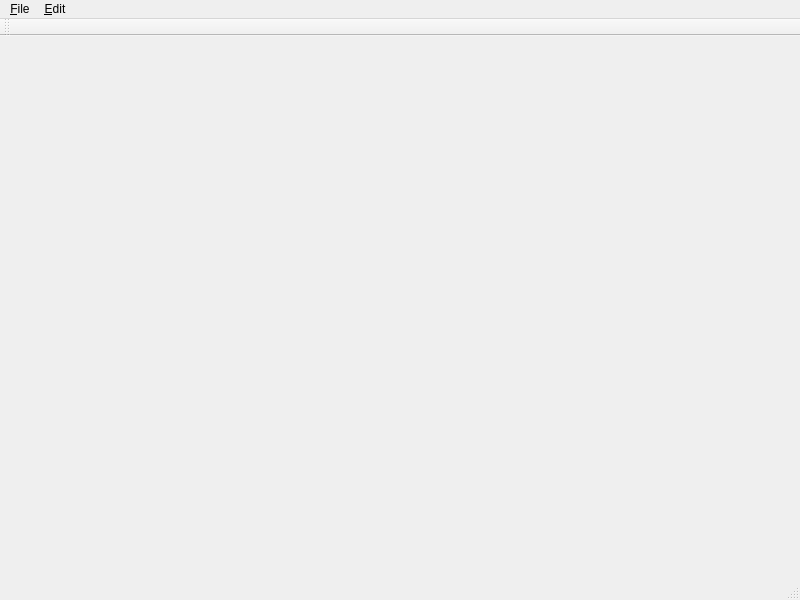
<?xml version="1.0" encoding="UTF-8"?>
<ui version="4.0">
 <class>MainWindow</class>
 <widget class="QMainWindow" name="MainWindow">
  <property name="geometry">
   <rect>
    <x>0</x>
    <y>0</y>
    <width>800</width>
    <height>600</height>
   </rect>
  </property>
  <property name="windowTitle">
   <string>MainWindow</string>
  </property>
  <widget class="QWidget" name="centralwidget"/>
  <widget class="QMenuBar" name="menubar">
   <property name="geometry">
    <rect>
     <x>0</x>
     <y>0</y>
     <width>800</width>
     <height>20</height>
    </rect>
   </property>
   <widget class="QMenu" name="mpFileMenu">
    <property name="title">
     <string>&amp;File</string>
    </property>
    <widget class="QMenu" name="fileNewMenu">
     <property name="title">
      <string>New</string>
     </property>
     <addaction name="mpNewModelicaClassAction"/>
     <addaction name="mpNewSSPModelAction"/>
    </widget>
    <addaction name="fileNewMenu"/>
   </widget>
   <widget class="QMenu" name="mpEditMenu">
    <property name="title">
     <string>&amp;Edit</string>
    </property>
   </widget>
   <addaction name="mpFileMenu"/>
   <addaction name="mpEditMenu"/>
  </widget>
  <widget class="QStatusBar" name="mpStatusBar"/>
  <widget class="QToolBar" name="toolBar">
   <property name="windowTitle">
    <string>toolBar</string>
   </property>
   <attribute name="toolBarArea">
    <enum>TopToolBarArea</enum>
   </attribute>
   <attribute name="toolBarBreak">
    <bool>true</bool>
   </attribute>
  </widget>
  <action name="mpNewModelicaClassAction">
   <property name="text">
    <string>New Modelica Class...</string>
   </property>
   <property name="shortcut">
    <string>Ctrl+N</string>
   </property>
  </action>
  <action name="mpNewSSPModelAction">
   <property name="text">
    <string>New SSP Model...</string>
   </property>
  </action>
 </widget>
 <resources/>
 <connections/>
 <slots>
  <slot>createNewModelicaClass()</slot>
  <slot>createNewSSPModel()</slot>
 </slots>
</ui>
